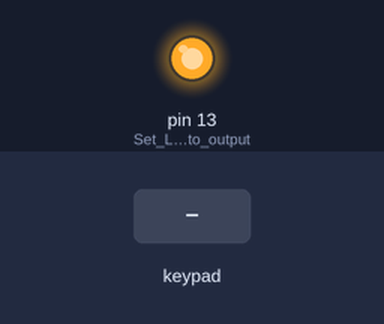
Bench run of a sketch on a simulated Arduino Uno, built with avr-gcc and run on an emulated ATmega328P. On the bench: output pins drawn as LEDs (lit = HIGH). Inputs (shaded band) come from the test bench. What the sketch prints to the serial monitor is not drawn.

Above: at 0.21 s.
At 1.7 s:
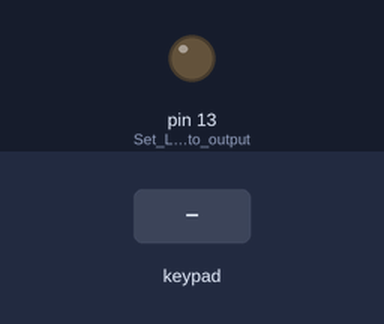
1.8 s: key '7' pressed
3.3 s: key '<' pressed
4.8 s: key 'E' pressed
Timing chart, 0 to 7.8 s (numbered marks = the images above; inputs shaded):
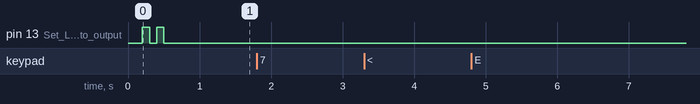

Measured:
- after the input at 1.8 s, every drawn part: stays the same
- after the input at 3.3 s, every drawn part: stays the same
- after the input at 4.8 s, every drawn part: stays the same

The sketch:

Keypad_UNO_UARTandI2C.ino
```cpp
//Software for Zachtek "Customizable Keyboard shield with long stroke keys" and "Customizable Keyboard shield with clicky keys"
//This software is intended to run on a Arduino UNO with one of the above shields attaced to it.

//If a key is pressed, its symbol will be sent out on the Serial port.
//It will aslo be stored waiting for an I2C Query that will trigger an event and report it on I2C to the master

//I2C Portions built upon the example I2C code "Wire Master Reader" by Nicholas Zambetti <http://www.zambetti.com>
//Keyboad decoding portion built upon the example code by Alexander Brevig alexanderbrevig@gmail.com
//ZachTec 2016-2017

//The Version of this software is stored in the constant "softwareversion" and is displayed on the Serialport att startup
//For Arduino Pro Mini.

#include <Keypad.h>
#include <Wire.h>//Use I2C library

const char softwareversion[] = "1.0" ; //Version of this program, sent to serialport at startup

const byte ROWS = 4; // Five rows
const byte COLS = 3; // Three columns
// Define the Keymap
char keys[ROWS][COLS] = {
  {'7', '8', '9'},
  {'4', '5', '6'},
  {'1', '2', '3'},
  {'<', '0', 'E'}
};
// Connect keypad ROW0, ROW1, ROW2 and ROW3 to these Arduino pins.
byte rowPins[ROWS] = { 5, 4, 3, 2 };
// Connect keypad COL0, COL1 and COL2 to these Arduino pins.
byte colPins[COLS] = { 9, 8, 7 };

// Create the Keypad
Keypad kpd = Keypad( makeKeymap(keys), rowPins, colPins, ROWS, COLS );

#define I2CSlaveAddr 9  //Define what I2C adress to act as a slave on

char KeyPres='\0'; //Buffer to store a a Keypres between I2C requests from the master.
boolean I2Cquery=false;

void setup()
{
  pinMode (13,OUTPUT); //Set LED Pin to output;
  KeyPres='\0';

  //Set up I2C as a slave and set up Interrups call for incoming data
  Wire.begin(I2CSlaveAddr);   // join I2C bus with address #I2CSlaveAddr
  Wire.onRequest(doI2CEvent); // register event to handle incoming I2C reqests from the I2C Master
  Serial.begin(9600);  //Set up UART
  delay (200);

  Serial.print("Zachtek Keypad for UNO Software, Version: ");
  Serial.println(softwareversion);

  //Startup blink
  digitalWrite(13,HIGH);
  delay(100);
  digitalWrite(13,LOW);
  delay(100);
  digitalWrite(13,HIGH);
  delay(100);
  digitalWrite(13,LOW);
}

void loop()
{
  char key = kpd.getKey(); //Check to see i a key has been pressed on the Keyboard
  if (key)
  {
    KeyPres = key; //Store Key in I2CBuffer
    Serial.println(key);
  }

  //Pulse LED if we are queried by I2C
  if (I2Cquery) {
    digitalWrite(13,HIGH);
    delay(5);
    digitalWrite(13,LOW);
    I2Cquery=false;
  }

}


// Event that executes whenever data is requested by I2C master
void doI2CEvent() {

  Wire.write(KeyPres); // respond with message of 1 byte as expected by master
  KeyPres='\0';
  I2Cquery=true;
}
```
